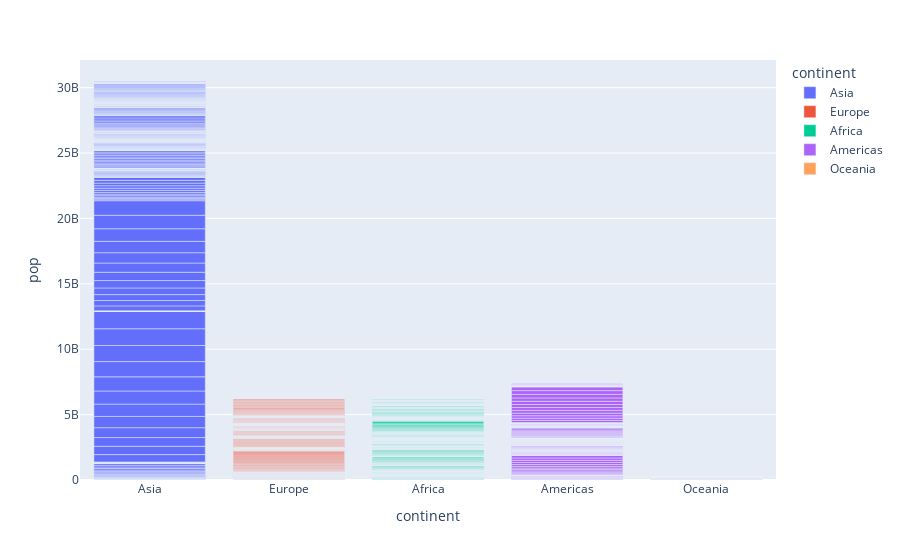

Notebook source saved alongside this figure:
### Code cell
px.bar(df,x='continent',y='pop',color='continent',hover_data=['continent'])

### Figure 1 — Plotly figure (JSON) as saved in the notebook; plotly's stock layout.template omitted (floating-point values rounded to 4 significant figures; data arrays with more than 128 entries replaced by an {"elided": "..."} marker saying what was removed)
{"data": [{"hovertemplate": "continent=%{x}<br>pop=%{y}<extra></extra>", "legendgroup": "Asia", "marker": {"color": "#636efa", "pattern": {"shape": ""}}, "name": "Asia", "orientation": "v", "showlegend": true, "textposition": "auto", "type": "bar", "x": {"elided": "396 str values"}, "xaxis": "x", "y": {"elided": "396 int values"}, "yaxis": "y"}, {"hovertemplate": "continent=%{x}<br>pop=%{y}<extra></extra>", "legendgroup": "Europe", "marker": {"color": "#EF553B", "pattern": {"shape": ""}}, "name": "Europe", "orientation": "v", "showlegend": true, "textposition": "auto", "type": "bar", "x": {"elided": "360 str values"}, "xaxis": "x", "y": {"elided": "360 int values"}, "yaxis": "y"}, {"hovertemplate": "continent=%{x}<br>pop=%{y}<extra></extra>", "legendgroup": "Africa", "marker": {"color": "#00cc96", "pattern": {"shape": ""}}, "name": "Africa", "orientation": "v", "showlegend": true, "textposition": "auto", "type": "bar", "x": {"elided": "624 str values"}, "xaxis": "x", "y": {"elided": "624 int values"}, "yaxis": "y"}, {"hovertemplate": "continent=%{x}<br>pop=%{y}<extra></extra>", "legendgroup": "Americas", "marker": {"color": "#ab63fa", "pattern": {"shape": ""}}, "name": "Americas", "orientation": "v", "showlegend": true, "textposition": "auto", "type": "bar", "x": {"elided": "300 str values"}, "xaxis": "x", "y": {"elided": "300 int values"}, "yaxis": "y"}, {"hovertemplate": "continent=%{x}<br>pop=%{y}<extra></extra>", "legendgroup": "Oceania", "marker": {"color": "#FFA15A", "pattern": {"shape": ""}}, "name": "Oceania", "orientation": "v", "showlegend": true, "textposition": "auto", "type": "bar", "x": ["Oceania", "Oceania", "Oceania", "Oceania", "Oceania", "Oceania", "Oceania", "Oceania", "Oceania", "Oceania", "Oceania", "Oceania", "Oceania", "Oceania", "Oceania", "Oceania", "Oceania", "Oceania", "Oceania", "Oceania", "Oceania", "Oceania", "Oceania", "Oceania"], "xaxis": "x", "y": [8691212, 9712569, 10794968, 11872264, 13177000, 14074100, 15184200, 16257249, 17481977, 18565243, 19546792, 20434176, 1994794, 2229407, 2488550, 2728150, 2929100, 3164900, 3210650, 3317166, 3437674, 3676187, 3908037, 4115771], "yaxis": "y"}], "layout": {"barmode": "relative", "legend": {"title": {"text": "continent"}, "tracegroupgap": 0}, "margin": {"t": 60}, "xaxis": {"anchor": "y", "categoryarray": ["Asia", "Europe", "Africa", "Americas", "Oceania"], "categoryorder": "array", "domain": [0, 1], "title": {"text": "continent"}}, "yaxis": {"anchor": "x", "domain": [0, 1], "title": {"text": "pop"}}}}
